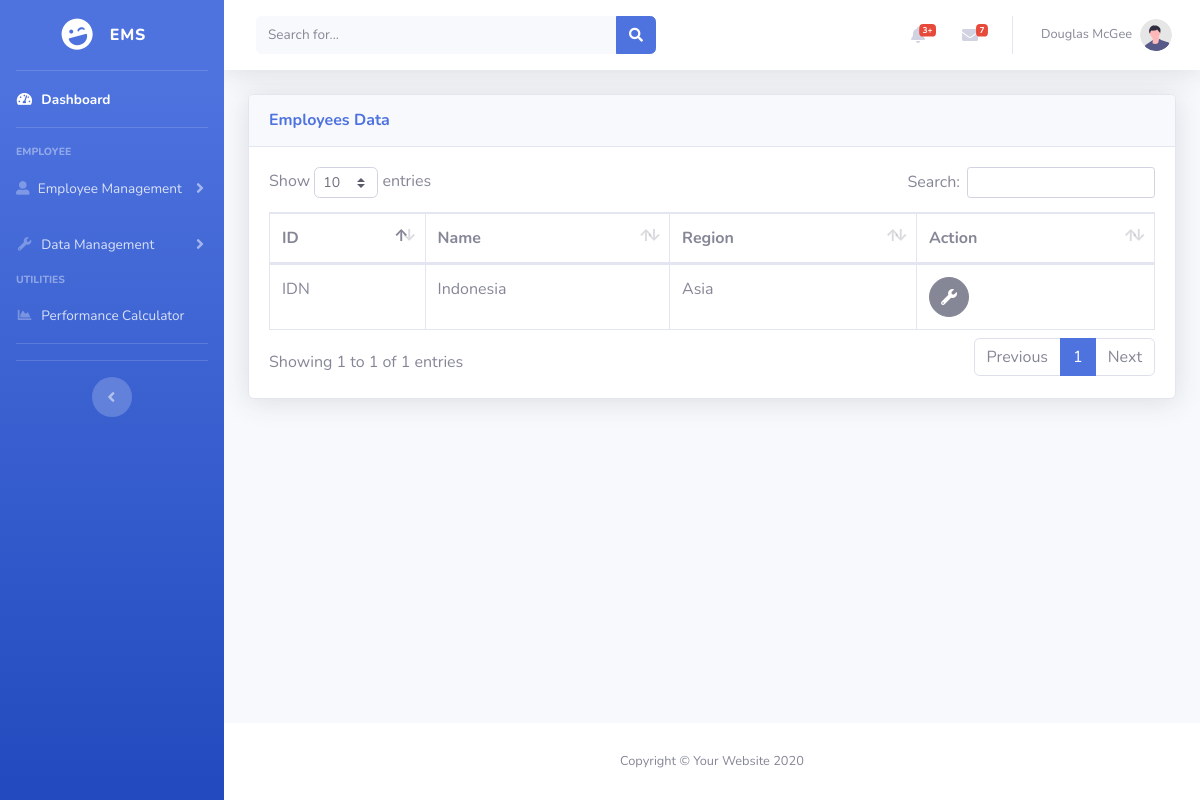
The app's page /tableCountries.php, older data.
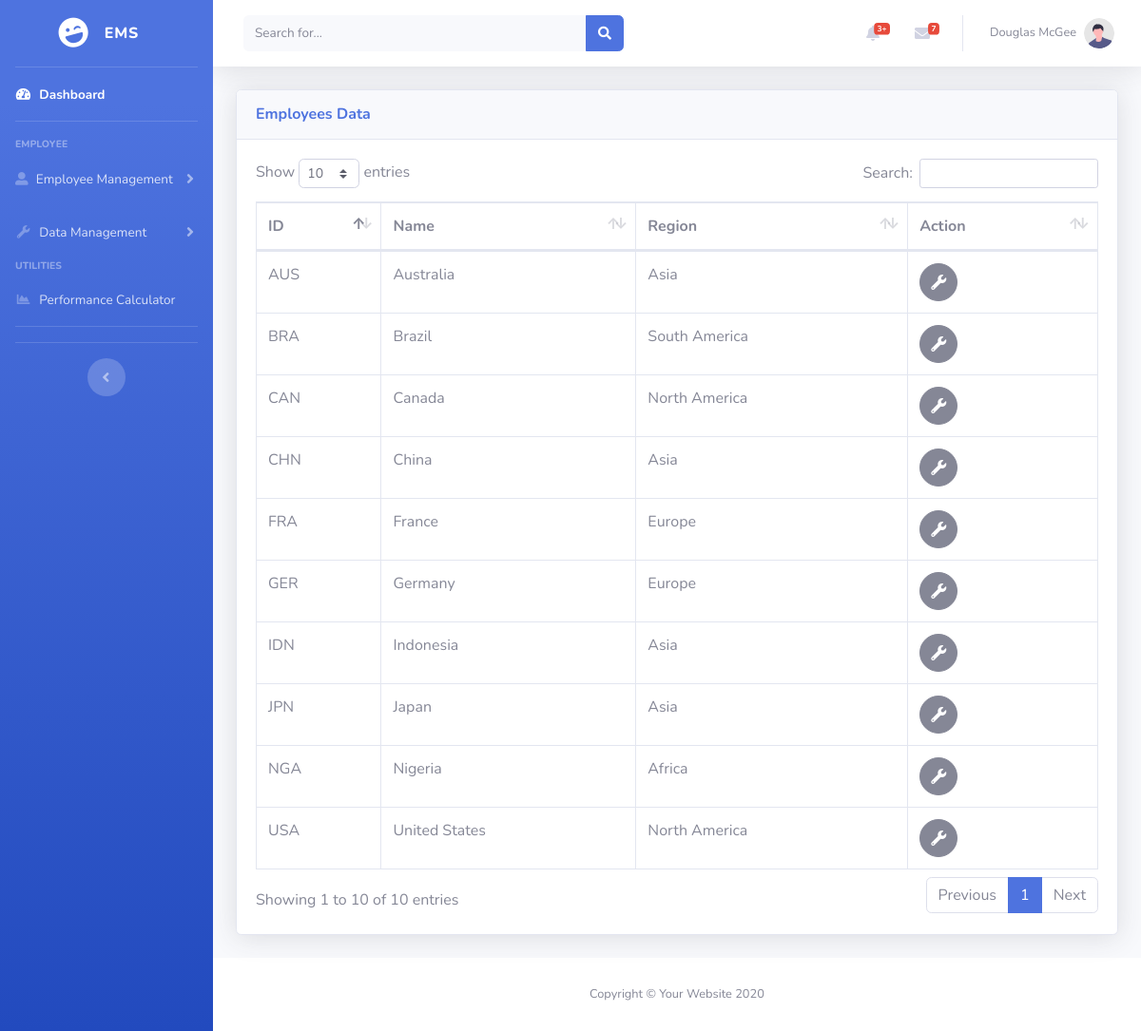
The same page, newer data.
### tables this page shows
CREATE TABLE tbl_countries (
    id CHAR(3) PRIMARY KEY,
    name VARCHAR(40) NOT NULL,
    region INT,
    FOREIGN KEY (region) REFERENCES tbl_regions(id) ON DELETE SET NULL
);

CREATE TABLE tbl_regions (
    id INT AUTO_INCREMENT PRIMARY KEY,
    name VARCHAR(25) NOT NULL
);

### conn.php (called while the page is built, shortened)
<?php
function connection()
{
    $dbServer = 'localhost';
    $dbUser = 'root';
    $dbPass = '';
    $dbName = "company_db";
    $conn = mysqli_connect($dbServer, $dbUser, $dbPass);
    mysqli_select_db($conn, $dbName);
    return $conn;
}

### tableCountries.php (the view, shortened to what this page needs)
<?php
include ('conn.php');
?>
<!DOCTYPE html>
<html lang="en">
<head>
    <link href="vendor/fontawesome-free/css/all.min.css" rel="stylesheet" type="text/css">
    <link href="css/sb-admin-2.min.css" rel="stylesheet">
    <link href="vendor/datatables/dataTables.bootstrap4.min.css" rel="stylesheet">
</head>
<body id="page-top">
    <div id="wrapper">
        <ul class="navbar-nav bg-gradient-primary sidebar sidebar-dark accordion" id="accordionSidebar">
            <a class="sidebar-brand d-flex align-items-center justify-content-center" href="index.php">
                <div class="sidebar-brand-icon rotate-n-15">
                    <i class="fas fa-laugh-wink"></i>
                </div>
                <div class="sidebar-brand-text mx-3">EMS</div>
            </a>
            <hr class="sidebar-divider my-0">
            <li class="nav-item active">
                <a class="nav-link" href="index.php">
                    <i class="fas fa-fw fa-tachometer-alt"></i>
                    <span>Dashboard</span></a>
            </li>
            <hr class="sidebar-divider">
            <div class="sidebar-heading">
                Employee
            </div>
            <li class="nav-item">
                <a class="nav-link collapsed" href="#" data-toggle="collapse" data-target="#collapseTwo"
                    aria-expanded="true" aria-controls="collapseTwo">
                    <i class="fas fa-user-alt"></i>
                    <span>Employee Management</span>
                </a>
            </li>
            <li class="nav-item">
                <a class="nav-link collapsed" href="#" data-toggle="collapse" data-target="#collapseUtilities"
                    aria-expanded="true" aria-controls="collapseUtilities">
                    <i class="fas fa-fw fa-wrench"></i>
                    <span>Data Management</span>
                </a>
            </li>
            <div class="sidebar-heading">
                Utilities
            </div>
            <li class="nav-item">
                <a class="nav-link" href="performance.php">
                    <i class="fas fa-fw fa-chart-area"></i>
                    <span>Performance Calculator</span></a>
            </li>
            <hr class="sidebar-divider">
            <hr class="sidebar-divider d-none d-md-block">
            <div class="text-center d-none d-md-inline">
                <button class="rounded-circle border-0" id="sidebarToggle"></button>
            </div>
        </ul>
        <div id="content-wrapper" class="d-flex flex-column">
            <div id="content">
                <nav class="navbar navbar-expand navbar-light bg-white topbar mb-4 static-top shadow">
                    <form
                        class="d-none d-sm-inline-block form-inline mr-auto ml-md-3 my-2 my-md-0 mw-100 navbar-search">
                        <div class="input-group">
                            <input type="text" class="form-control bg-light border-0 small" placeholder="Search for..."
                                aria-label="Search" aria-describedby="basic-addon2">
                            <div class="input-group-append">
                                <button class="btn btn-primary" type="button">
                                    <i class="fas fa-search fa-sm"></i>
                                </button>
                            </div>
                        </div>
                    </form>
                    <ul class="navbar-nav ml-auto">
                        <li class="nav-item dropdown no-arrow mx-1">
                            <a class="nav-link dropdown-toggle" href="#" id="alertsDropdown" role="button"
                                data-toggle="dropdown" aria-haspopup="true" aria-expanded="false">
                                <i class="fas fa-bell fa-fw"></i>
                                <span class="badge badge-danger badge-counter">3+</span>
                            </a>
                        </li>
                        <li class="nav-item dropdown no-arrow mx-1">
                            <a class="nav-link dropdown-toggle" href="#" id="messagesDropdown" role="button"
                                data-toggle="dropdown" aria-haspopup="true" aria-expanded="false">
                                <i class="fas fa-envelope fa-fw"></i>
                                <span class="badge badge-danger badge-counter">7</span>
                            </a>
                        </li>
                        <li class="nav-item dropdown no-arrow">
                            <a class="nav-link dropdown-toggle" href="#" id="userDropdown" role="button"
                                data-toggle="dropdown" aria-haspopup="true" aria-expanded="false">
                                <span class="mr-2 d-none d-lg-inline text-gray-600 small">Douglas McGee</span>
                                <img class="img-profile rounded-circle" src="img/undraw_profile.svg">
                            </a>
                        </li>
                    </ul>
                </nav>
                <div class="container-fluid">
                    <div class="card shadow mb-4">
                        <div class="card-header py-3">
                            <h6 class="m-0 font-weight-bold text-primary">Employees Data</h6>
                        </div>
                        <div class="card-body">
                            <div class="table-responsive">
                                <table class="table table-bordered" id="dataTable" width="100%" cellspacing="0">
                                    <thead>
                                        <tr>
                                            <th>ID</th>
                                            <th>Name</th>
                                            <th>Region</th>
                                            <th>Action</th>
                                        </tr>
                                    </thead>
                                    <?php
                                    $query = "SELECT c.id,c.name,r.name as region from tbl_countries c join tbl_regions r on c.region = r.id";
                                    $result = mysqli_query(connection(), $query);
                                    if ($result) {
                                        while ($row = mysqli_fetch_assoc($result)) {
                                            echo "<tr>";
                                            echo "<td>" . $row['id'] . "</td>";
                                            echo "<td>" . $row['name'] . "</td>";
                                            echo "<td>" . $row['region'] . "</td>";
                                            echo '<td><a href="handlerCountries.php?id=' . $row['id'] . '" class="btn btn-secondary btn-circle"><i class="fas fa-fw fa-wrench"></i></a></td>';
                                            echo "</tr>";
                                        }
                                    } else {
                                        echo "<tr><td colspan='8'>No data found</td></tr>";
                                    }
                                    ?>
                                </table>
                            </div>
                        </div>
                    </div>
                </div>
            </div>
            <footer class="sticky-footer bg-white">
                <div class="container my-auto">
                    <div class="copyright text-center my-auto">
                        <span>Copyright &copy; Your Website 2020</span>
                    </div>
                </div>
            </footer>
        </div>
    </div>
</body>
</html>

Row changes from the older to the newer data that the page shows:
added tbl_countries: id "AUS", name "Australia", region.name "Asia"
added tbl_countries: id "BRA", name "Brazil", region.name "South America"
added tbl_countries: id "CAN", name "Canada", region.name "North America"
added tbl_countries: id "CHN", name "China", region.name "Asia"
added tbl_countries: id "FRA", name "France", region.name "Europe"
added tbl_countries: id "GER", name "Germany", region.name "Europe"
added tbl_countries: id "JPN", name "Japan", region.name "Asia"
added tbl_countries: id "NGA", name "Nigeria", region.name "Africa"
added tbl_countries: id "USA", name "United States", region.name "North America"
Text that changed along with them:
text written by a page script: "Show entries Search: Showing 1 to 1 of 1 entries Previous 1 Next" → "Show entries Search: Showing 1 to 10 of 10 entries Previous 1 Next"
